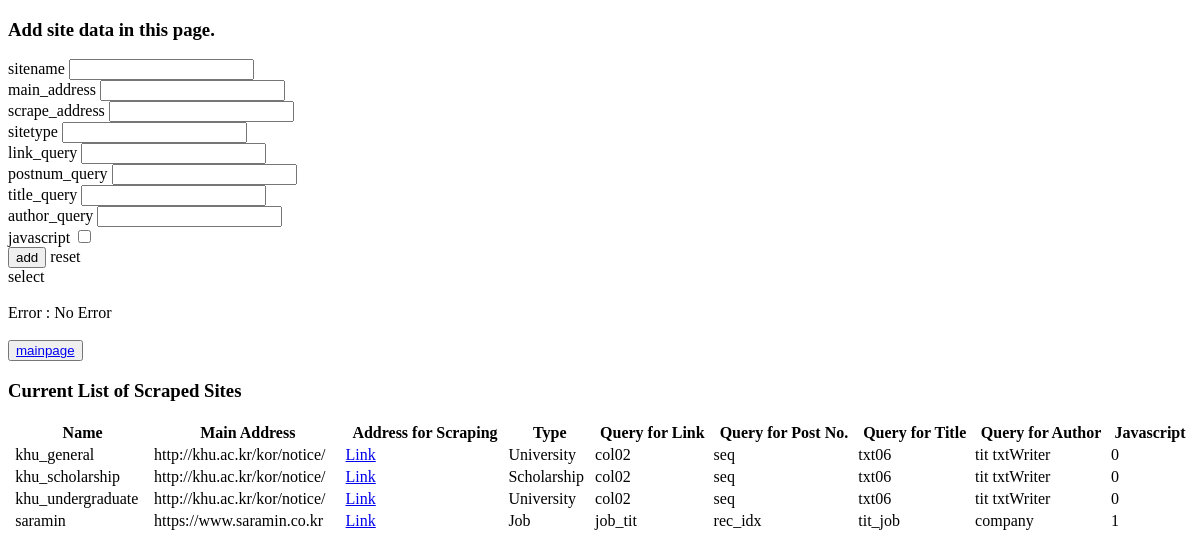
The app's page /insert/ with its own data.
### tables this page shows
CREATE TABLE sitedata (sitename TEXT NOT NULL PRIMARY KEY,main_address TEXT NOT NULL,scrape_address TEXT NOT NULL,sitetype TEXT NOT NULL,link_query TEXT NOT NULL,postnum_query INTEGER NOT NULL,title_query TEXT NOT NULL,author_query TEXT NOT NULL,js_included INTEGER);

### main/insert.py (the view, shortened to what this page needs)
@bp.route('/', methods=['GET', 'POST'])
def insert():
    con = get_db()
    cur = con.cursor()
    sitedata_result= []
    msg = "No Error"
    if (cur.execute(
        "SELECT name FROM sqlite_master WHERE type='table' and name = 'sitedata'")).fetchone() is not None:
        sitedata_result= cur.execute("SELECT * FROM sitedata ORDER BY sitename").fetchall()
    con.commit()
    cur.close()
    con.close()
    return render_template('insert.html', sitedata = sitedata_result, msg= msg)

### main/db.py (called while the page is built)
def get_db():
    db = getattr(g, '_database', None)
    if db is None:
        db = g._database = sqlite3.connect(current_app.config['DATABASE'])
    return db

def close_connection(e=None):
    db = g.pop('db', None)
    if db is not None:
        db.close()

### main/templates/insert.html (shortened to what this page needs)
<!DOCTYPE html>
<head>
    <link rel="stylesheet" href="{{ url_for('static', filename='loading.css') }}">
</head>
<body>
    <h3 id = "title">Add site data in this page.</h3>
    <form method="POST">
        <div id = "data_form">
            <label for="=sitename">sitename</label>
            <input type="text" id="sitename" name="sitename"><br>
            <label for="=main_address">main_address</label>
            <input type="text" id="main_address" name="main_address" ><br>
            <label for="=scrape_address">scrape_address</label>
            <input type="text" id="scrape_address" name="scrape_address"><br>
            <label for="=sitetype">sitetype</label>
            <input type="text" id="sitetype" name="sitetype"><br>
            <label for="=link_query">link_query</label>
            <input type="text" id="link_query" name="link_query"><br>
            <label for="=postnum_query">postnum_query</label>
            <input type="text" id="postnum_query" name="postnum_query"><br>
            <label for="=title_query">title_query</label>
            <input type="text" id="title_query" name="title_query"><br>
            <label for="=author_query">author_query</label>
            <input type="text" id="author_query" name="author_query"><br>
            <label for="=js_included">javascript</label>
            <input type="checkbox" name="js_included"><br>
        </div>
        <div id = "form_submit">
            <input type="submit" name="add" value="add">
            <label onclick = "confirmreset();">reset</label>
        </div>
        <label id = "select" onclick = "selectbox();">select</label>
        <br><br>
        Error : {{msg}}
        <br>
        <br>
        <button><a href={{ url_for("index") }}>mainpage</a></button>
        <br>
        <h3>Current List of Scraped Sites</h3>
        <table style="width:100%">
            <thead>
                <tr>
                    <th></th>
                    <th>Name</th>
                    <th>Main Address</th>
                    <th>Address for Scraping</th>
                    <th>Type</th>
                    <th>Query for Link</th>
                    <th>Query for Post No.</th>
                    <th>Query for Title</th>
                    <th>Query for Author</th>
                    <th>Javascript</th>
                </tr>
            </thead>
            <tbody>
                    {% for i in sitedata %}
                    <tr>
                        <td><input type="checkbox" name = {{ i[0] }}></td>
                        <td>{{ i[0] }}</td>
                        <td>{{ i[1] }}</td>
                        <td><a href = {{ i[2] }}>Link</a></td>
                        <td>{{ i[3] }}</td>
                        <td>{{ i[4] }}</td>
                        <td>{{ i[5] }}</td>
                        <td>{{ i[6] }}</td>
                        <td>{{ i[7] }}</td>
                        <td>{{ i[8] }}</td>
                    </tr>
                    {% endfor %}
            </tbody>
        </table>
    </form>
</body>

### records on screen
sitedata: sitename "khu_general", main_address "http://khu.ac.kr/kor/notice/", sitetype "University", link_query "col02", postnum_query "seq", title_query "txt06", author_query "tit txtWriter", js_included "0"
sitedata: sitename "khu_scholarship", main_address "http://khu.ac.kr/kor/notice/", sitetype "Scholarship", link_query "col02", postnum_query "seq", title_query "txt06", author_query "tit txtWriter", js_included "0"
sitedata: sitename "khu_undergraduate", main_address "http://khu.ac.kr/kor/notice/", sitetype "University", link_query "col02", postnum_query "seq", title_query "txt06", author_query "tit txtWriter", js_included "0"
sitedata: sitename "saramin", main_address "https://www.saramin.co.kr", sitetype "Job", link_query "job_tit", postnum_query "rec_idx", title_query "tit_job", author_query "company", js_included "1"

### other values on screen
{{ msg }} "No Error"
